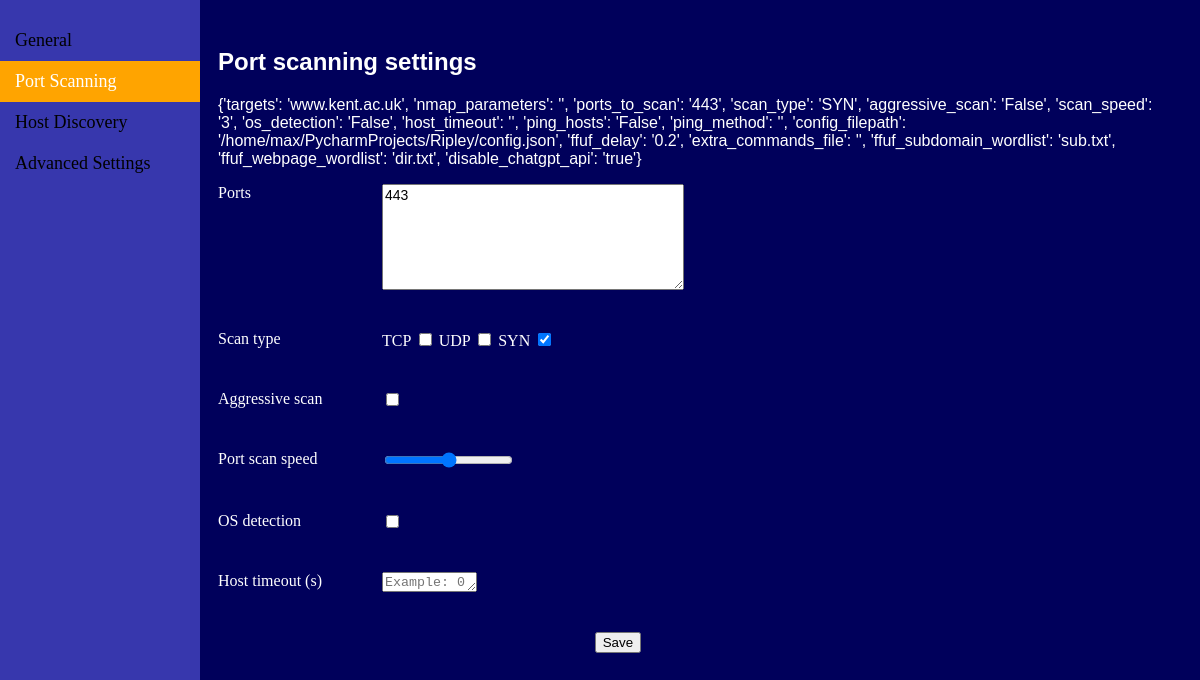
Screenshot of /port-scanning-settings with the database file from the repository.
### tables this page shows
CREATE TABLE config
(
    targets                 TEXT,
    nmap_parameters         TEXT,
    ports_to_scan           TEXT,
    scan_type               TEXT,
    aggressive_scan         TEXT,
    scan_speed              TEXT,
    os_detection            TEXT,
    host_timeout            TEXT,
    ping_hosts              TEXT,
    ping_method             TEXT,
    config_filepath         TEXT,
    ffuf_delay              TEXT,
    extra_commands_file     TEXT,
    ffuf_subdomain_wordlist TEXT,
    ffuf_webpage_wordlist   TEXT,
    disable_chatgpt_api     TEXT
);

### flaskr/__init__.py (the view)
    @app.route('/port-scanning-settings', methods=['GET'])
    def port_scanning_settings() -> str:
        db = get_db()
        c = db.execute("SELECT * FROM config").fetchall()
        config = [dict(entry) for entry in c][0]
        session['config'] = config
        return render_template('port_scanning_settings.html', config=config, ports_to_scan=config["ports_to_scan"])

### flaskr/db.py (called while the page is built)
def get_db() -> sqlite3.Connection:
    g.db = sqlite3.connect(
        current_app.config['DATABASE'],
        detect_types=sqlite3.PARSE_DECLTYPES
    )
    g.db.row_factory = sqlite3.Row
    return g.db

### flaskr/templates/port_scanning_settings.html (shortened to what this page needs)
<!DOCTYPE html>
<html lang="en">
<head>
    <link rel="stylesheet" href="../static/style/basic_style.css">
</head>
<body>
    <div class="vertical-bar">
        <a href="general-settings">General</a>
        <a href="port-scanning-settings" class="active">Port Scanning</a>
        <a href="host-discovery-settings">Host Discovery</a>
        <a href="advanced-settings">Advanced Settings</a>
    </div>
    <div class="content">
        <h2>Port scanning settings</h2>
        <p>{{ config }}</p>
        <form action="/update-config" method="POST">
            <label for="ports" class="form-label">Ports</label>
            <textarea id="ports" name="ports_to_scan" placeholder="Example: 1-1024, 8080&#10;Leave blank for top 1000 most popular&#10;* for all ports">{{ ports_to_scan }}</textarea>
            <br>
            <label for="scan_type" class="form-label">Scan type</label>
            <div class="scan_type_div">
                <label for="tcp">TCP</label>
                <input type="checkbox" id="tcp" name="scan_type" value="TCP" {% if config['scan_type'] == 'TCP' %}checked{% endif %}>
                <label for="udp">UDP</label>
                <input type="checkbox" id="udp" name="scan_type" value="UDP" {% if config['scan_type'] == 'UDP' %}checked{% endif %}>
                <label for="syn">SYN</label>
                <input type="checkbox" id="syn" name="scan_type" value="SYN" {% if config['scan_type'] == 'SYN' %}checked{% endif %}>
            </div>
            <br>
            <label for="aggressive_scan_type" class="form-label">Aggressive scan</label>
            <div class="aggressive_scan_div">
                <input type="checkbox" id="aggressive_scan" name="aggressive_scan" value="True" {% if config['aggressive_scan'] == 'True' %}checked{% endif %}>
            </div>
            <br>
            <label for="scan_speed" class="form-label">Port scan speed</label>
            <div class="scan_speed_div">
                <input type="range" id="scan_speed" name="scan_speed" min="1" max="5" value="{{ config['scan_speed'] }}">
            </div>
            <br>
            <label for="os_detection" class="form-label">OS detection</label>
            <div class="os_detection_div">
                <input type="checkbox" id="os_detection" name="os_detection" value="True" {% if config['os_detection'] == 'True' %}checked{% endif %}>
            </div>
            <br>
            <label for="host_timeout" class="form-label">Host timeout (s)</label>
            <textarea id="host_timeout" name="host_timeout" placeholder="Example: 0 or 5">{{ config['host_timeout'] }}</textarea>
            <br>
            <button class="btn_margin2" type="submit">Save</button>
        </form>
    </div>
</body>
</html>

### flaskr/static/style/basic_style.css (style rules this page uses)
#ports { width: 31%; height: 100px; font-family: "Aeonik Pro", sans-serif; font-size: 14px; }
.form-label { display: inline-block; width: 150px; vertical-align: top; }
#host_timeout { width: 89px; height: 14px; }
textarea, .scan_type_div, .aggressive_scan_div, .scan_type_div, .scan_speed_div, .os_detection_div, .ping_hosts_div, .ping_method_div { display: inline-block; vertical-align: top; margin-left: 10px; margin-bottom: 40px; }
.btn_margin2 { margin-left: calc(31% + 81px); }
input[type='file'], #files-list, h2, h3, h4, p { color: white; font-family: "Aeonik Pro", sans-serif; }
body { background-color: #00005B; }
label { color: white; }
.vertical-bar { width: 200px; position: fixed; top: 0; left: 0; height: 100%; background-color: #3737ad; padding-top: 20px; }
.vertical-bar a { padding: 10px 15px; text-decoration: none; font-size: 18px; color: black; display: block; }
.vertical-bar a.active { background-color: #FFA400; color: white; }
.content { margin-left: 190px; padding: 20px; }

### rows the page displays
config: ports_to_scan "443", scan_type "☑", scan_speed "3"
